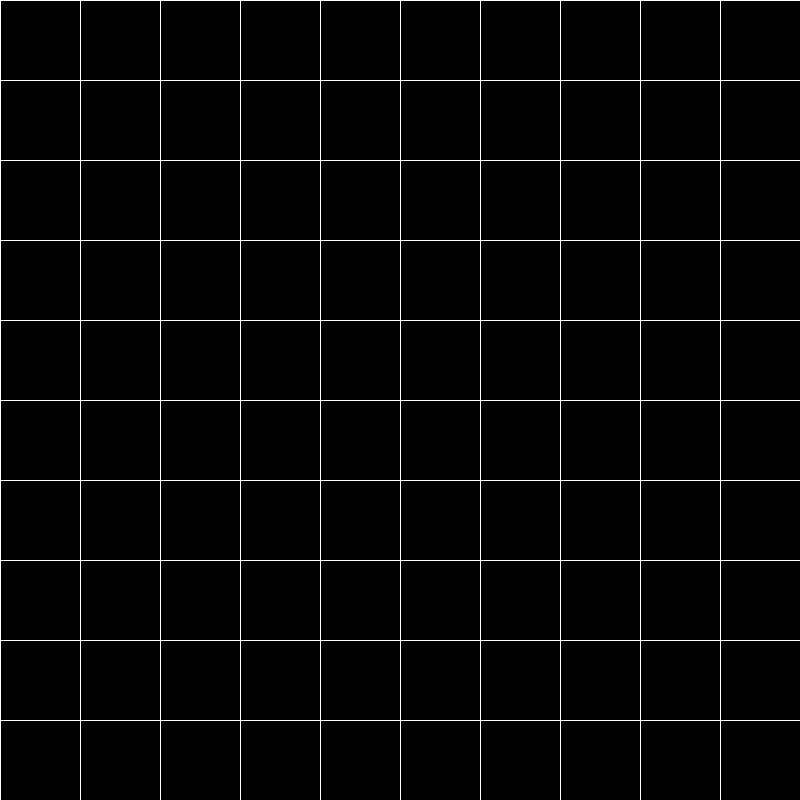
Frame 1 (no input)
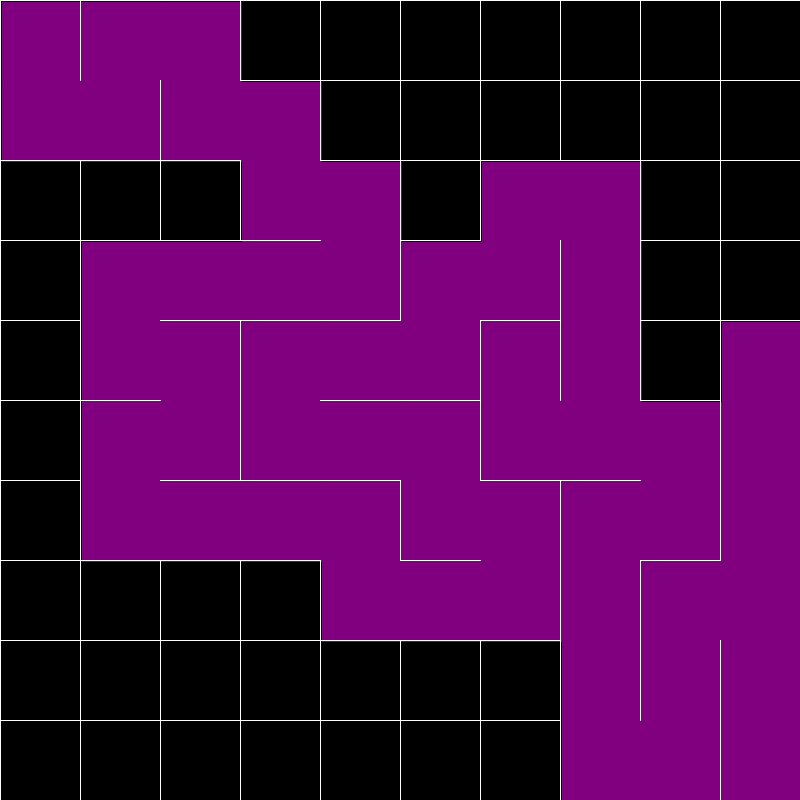
Frame 60 (the mouse pressed at the canvas centre just before this capture)
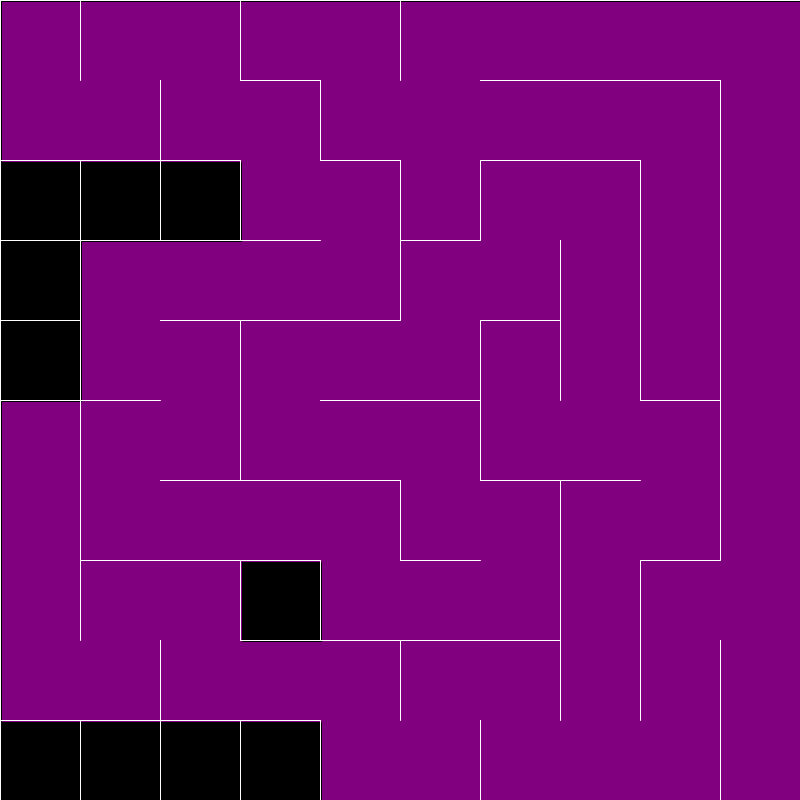
Frame 120 (the mouse held since frame 60 and released just before this capture)

The Processing sketch that drew these frames (run headless with seeded random() and noise(); from frame 60 on, the mouse is pressed at the canvas centre):

// Processing sketch: MazeGenerator
// ── MazeGenerator.pde
import java.util.LinkedList;

Cella[][] grid;
final int cellWidth = 80;
final int N = 800 / cellWidth;
Cella current;
LinkedList<Cella> stack;

void setup()
{
  size(800, 800);
  grid = new Cella[N][N];
  stack = new LinkedList<Cella>();
  for (int i = 0; i < N; i++)
    for (int j = 0; j < N; j++)
      grid[i][j] = new Cella(i, j, cellWidth);
  current = grid[0][0];
  stack.add(current);
  frameRate(10);
}

void draw()
{
  background(0);
  for (int i = 0; i < N; i++)
    for (int j = 0; j < N; j++)
      grid[i][j].show();
  if (!stack.isEmpty())
  {
    current = stack.getFirst();
    current.visit();
    Cella next = current.neighbor(grid);
    if (next != null)
    {
       next.visit(); 
       removeWalls(current, next);
       stack.addFirst(next);
    }
    else stack.removeFirst();
  }
}

void removeWalls(Cella a, Cella b)
{
  if (a.riga > b.riga)
  {
     a.removeWall(Cella.UP);
     b.removeWall(Cella.DOWN);
  }
  else if (a.riga < b.riga)
  {
     a.removeWall(Cella.DOWN);
     b.removeWall(Cella.UP);
  }
  if (a.colonna > b.colonna)
  {
     a.removeWall(Cella.LEFT);
     b.removeWall(Cella.RIGHT);
  }
  else if (a.colonna < b.colonna)
  {
     a.removeWall(Cella.RIGHT);
     b.removeWall(Cella.LEFT);
  }
}

// ── Cella.pde
public class Cella
{
   public static final int UP = 0;
   public static final int DOWN = 1;
   public static final int LEFT = 2;
   public static final int RIGHT = 3;
  
   private boolean[] walls;
   private boolean visited;
   private int colonna;
   private int riga;
   private int x;
   private int y;
   private int w;
   
   public Cella(int colonna, int riga, int w)
   {
      walls = new boolean[]{ true, true, true, true };
      visited = false;
      this.w = w;
      this.colonna = colonna;
      this.riga = riga;
      this.x = colonna * w;
      this.y = riga * w;
   }
   
   public void show()
   {
      stroke(255);
      if (walls[UP]) line(x, y, x+w, y);
      if (walls[DOWN]) line(x, y+w, x+w, y+w);
      if (walls[LEFT]) line(x, y, x, y+w);
      if (walls[RIGHT]) line(x+w, y, x+w, y+w);
      if (visited)
      {
        noStroke();
        fill(128, 0, 128);
        rect(x+2, y+2, w, w);
      }
   }
   
   private int index(int i) 
   { 
     if (i < 0 || i > N - 1) return - 1;
     return i;
   } 
   
   public Cella neighbor(Cella[][] grid)
   {
      int N = grid.length;
      ArrayList<Cella> neighbors = new ArrayList<Cella>();
      Cella up = null, down = null, left = null, right = null;
      
      if (index(colonna-1) != -1) up = grid[index(colonna-1)][index(riga)];
      if (index(colonna+1) != -1) down = grid[index(colonna+1)][index(riga)];
      if (index(riga+1) != -1) left = grid[index(colonna)][index(riga+1)];
      if (index(riga-1) != -1) right = grid[index(colonna)][index(riga-1)];
      
      if (up != null && !up.isVisited()) neighbors.add(up);
      if (down != null &&!down.isVisited()) neighbors.add(down);
      if (left != null &&!left.isVisited()) neighbors.add(left);
      if (right != null &&!right.isVisited()) neighbors.add(right);
      
      if (!neighbors.isEmpty())
      {
         int r = floor(random(0, neighbors.size()));
         return neighbors.get(r);
      }
      return null;
   }
   
   public void removeWall(int wall) { walls[wall] = false; }
   public void visit() { visited = true; }
   
   public int getX() { return x; }
   public int getY() { return y; }
   public int getW() { return w; }
   public boolean getWall(int index) { return walls[index]; }
   public boolean isVisited() { return visited; }
}
